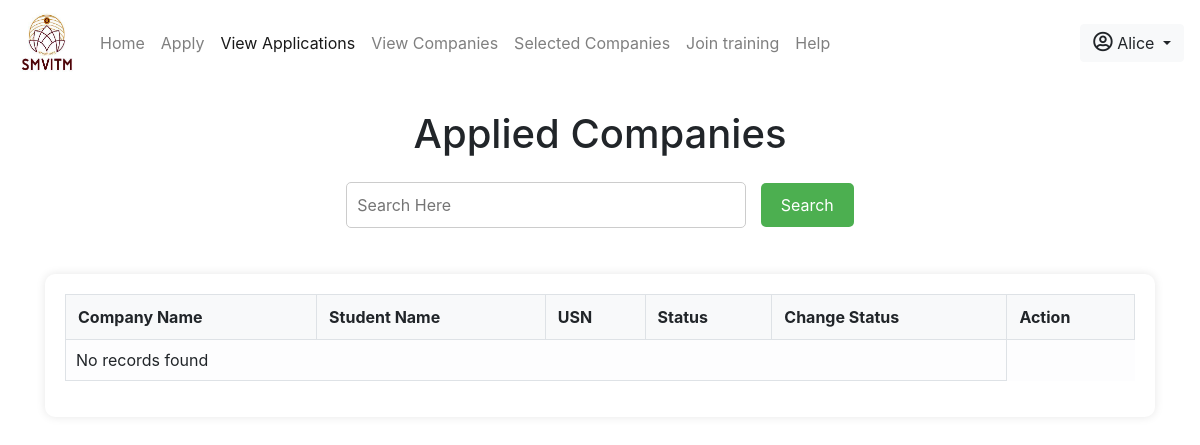
Before: /student/companiesapplied.php (signed in) with the older database file.
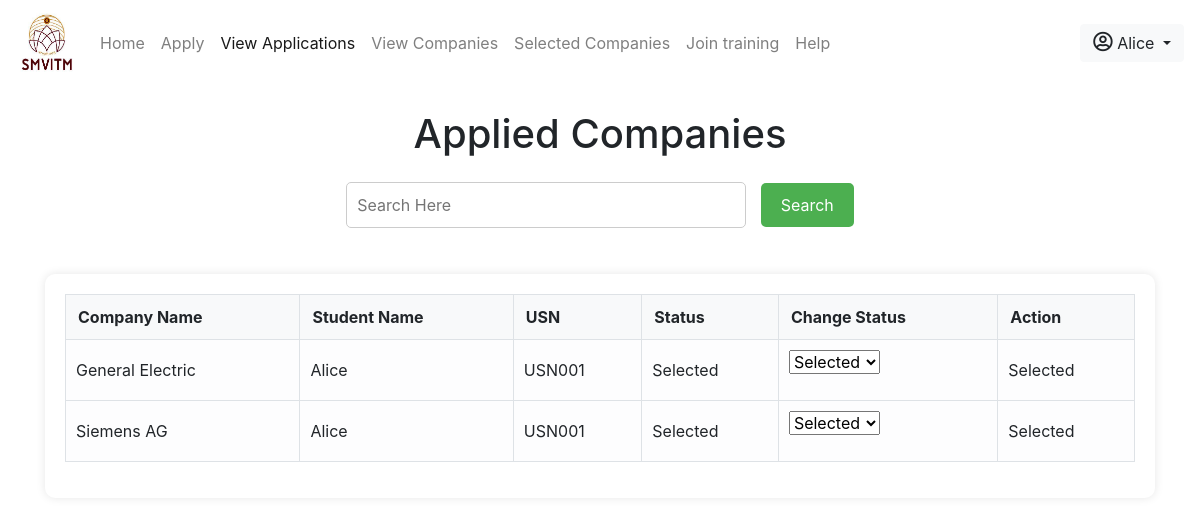
After: the same page with the newer database file.
### tables this page shows
CREATE TABLE `applied` (
  `id` int(11) NOT NULL,
  `usn` varchar(20) NOT NULL,
  `student_name` varchar(100) NOT NULL,
  `company` varchar(200) DEFAULT NULL,
  `status` varchar(100) DEFAULT 'Unknown',
  `chances` varchar(100) DEFAULT NULL
);

### student/companiesapplied.php (the view, shortened to what this page needs)
<?php
include_once 'includes/head.php';
include_once 'includes/nav.php';
include_once '../includes/db.inc.php';
?>
<!DOCTYPE html>
<html lang="en">
<head>
    <link rel="stylesheet" href="https://maxcdn.bootstrapcdn.com/bootstrap/4.0.0/css/bootstrap.min.css">
</head>
<body>
<div class="container" style="z-index: 2;">
    <h1 class="form-row justify-content-center mt-4">Applied Companies</h1>
    <div class="search-container mt-4">
        <form method="GET">
            <input type="text" name="search" placeholder="Search Here">
            <button type="submit">Search</button>
        </form>
    </div>
    <div class="table-container">
        <div class="table-responsive">
            <table class="table table-hover table-borderless table-light">
                <thead>
                    <tr>
                        <th scope="col">Company Name</th>
                        <th scope="col">Student Name</th>
                        <th scope="col">USN</th>
                        <th scope="col">Status</th>
                        <th scope="col">Change Status</th>
                        <th scope="col">Action</th>
                    </tr>
                </thead>
                <tbody>
                    <?php
                    $user = isset($_SESSION['username']) ? $_SESSION['username'] : '';
                    if (!empty($user)) {
                        $sql = "SELECT * FROM applied WHERE student_name=?";
                        $stmt = mysqli_prepare($conn, $sql);
                        mysqli_stmt_bind_param($stmt, 's', $user);
                        mysqli_stmt_execute($stmt);
                        $result = mysqli_stmt_get_result($stmt);
                        if ($result && mysqli_num_rows($result) > 0) {
                            while ($row = mysqli_fetch_assoc($result)) {
                                echo '<tr>';
                                echo '<td>' . htmlspecialchars($row['company']) . '</td>';
                                echo '<td>' . htmlspecialchars($row['student_name']) . '</td>';
                                echo '<td>' . htmlspecialchars($row['usn']) . '</td>';
                                echo '<td>' . htmlspecialchars($row['status']) . '</td>';
                                echo '<td>';
                                echo '<form method="POST" action="view_applications.php">';
                                echo '<select name="status" onchange="this.form.submit()">';
                                echo '<option value="Selected"' . ($row['status'] == 'Selected' ? ' selected' : '') . '>Selected</option>';
                                echo '</select>';
                                echo '</form>';
                                echo '</td>';
                                if ($row['status'] == 'Selected') {
                                    echo '<td>Selected</td>';
                                } else {
                                    echo '<td><a href="view_applications.php?delete_company=' . urlencode($row['company']) . '">Delete</a></td>';
                                }
                                echo '</tr>';
                            }
                        } else {
                            echo '<tr><td colspan="5">No records found</td></tr>';
                        }
                    } else {
                        echo '<tr><td colspan="5">Session data not available</td></tr>';
                    }
                    ?>
                </tbody>
            </table>
        </div>
    </div>
</div>
</body>
</html>

### student/includes/head.php (shortened to what this page needs)
<link rel="stylesheet" href="includes/bootstrap/bootstrap.min.css">
<link rel="stylesheet" href="https://use.fontawesome.com/releases/v5.8.1/css/all.css">

### student/includes/nav.php (shortened to what this page needs)
<nav class="navbar navbar-expand-lg navbar-light bg-transparent">
  <a class="navbar-brand" href="#"><img src="../images/smv.png" style="width: 60px; height: 60px;"></a>
  <div class="collapse navbar-collapse" id="navbarSupportedContent">
    <ul class="navbar-nav mr-auto">
      <li class="nav-item active" id="home">
        <a class="nav-link" href="index.php">Home <span class="sr-only">(current)</span></a>
      </li>
      <li class="nav-item" id="apply">
        <a class="nav-link" href="viewapply.php">Apply</a>
      </li>
      <li class="nav-item" id="view">
        <a class="nav-link" href="companiesapplied.php">View Applications</a>
      </li>
      <li class="nav-item" id="viewcomp">
        <a class="nav-link" href="viewcompanies.1.php">View Companies</a>
      </li>
      <li class="nav-item" id="select">
        <a class="nav-link" href="selected.php">Selected Companies</a>
      </li>
      <li class="nav-item" id="select">
        <a class="nav-link" href="join.php">Join training</a>
      </li>
      <li class="nav-item" id="help">
        <a class="nav-link" href="help.php">Help</a>
      </li>
    </ul>
     <form class="form-inline my-2 my-lg-0">
          <li class="nav-item dropdown" style="list-style: none;">
          <button class="btn btn-light dropdown-toggle" href="#" id="navbarDropdown" role="button" data-toggle="dropdown" aria-haspopup="true" aria-expanded="false" style="outline: 0 none;">
            <i class="far fa-user-circle" style="font-size: 20px;"></i>&nbsp;<?php echo $_SESSION['username']; ?>
          </button>
        </li>
      </form>
  </div>
</nav>

### student/companiesapplied.php (style rules this page uses)
.search-container { display: flex; justify-content: center; margin-bottom: 20px; }
.search-container input[type=text] { padding: 10px; width: 400px; border-radius: 5px; border: 1px solid #ccc; font-size: 16px; outline: none; }
.search-container button { padding: 10px 20px; border-radius: 5px; background-color: #4CAF50; color: white; border: none; cursor: pointer; font-size: 16px; margin-left: 10px; }
.table-container { margin-top: 30px; background-color: #fff; padding: 20px; border-radius: 10px; box-shadow: 0 0 10px rgba(0, 0, 0, 0.1); }
.table thead th { background-color: #f8f9fa; font-weight: bold; border-bottom: 1px solid #dee2e6; border-top: 1px solid #dee2e6; border-right: 1px solid #dee2e6; }
.table thead th:first-child { border-left: 1px solid #dee2e6; }
.table thead th:last-child { border-right: 1px solid #dee2e6; }
.table td, .table th { vertical-align: middle; border-right: 1px solid #dee2e6; }
.table td:last-child, .table th:last-child { border-right: 1px solid #dee2e6; }
.table td:first-child, .table th:first-child { border-left: 1px solid #dee2e6; }
.table td { padding: 10px 10px; border-bottom: 1px solid #dee2e6; }

Changed rows visible on the page:
now on this page (row edited): applied: company "General Electric", student_name "Alice", usn "USN001", status "Selected"
now on this page (row edited): applied: company "Siemens AG", student_name "Alice", usn "USN001", status "Selected"
Other visible differences:
text no longer shown: "No records found"
